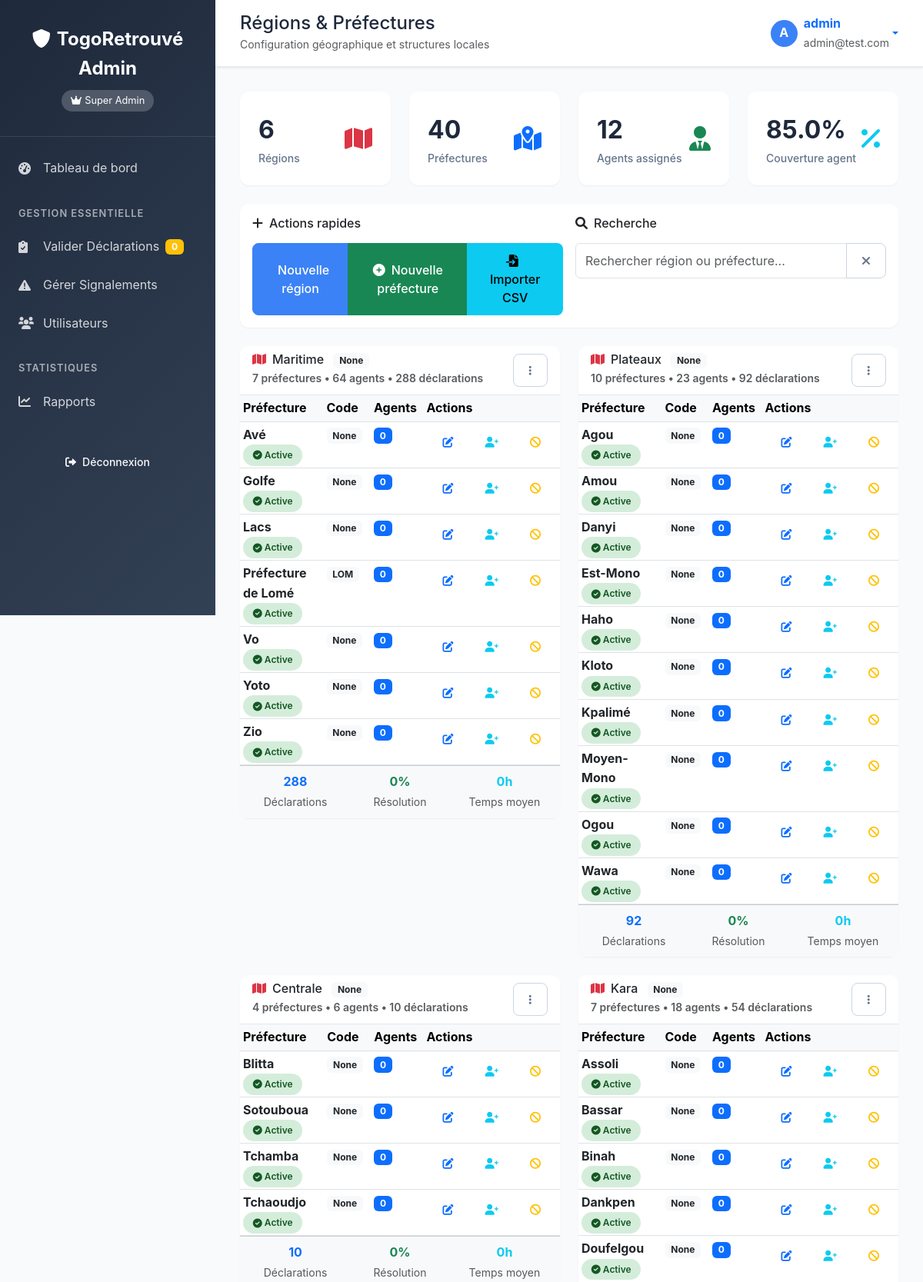
The page /togoretrouve-admin/regions/ (signed in, upper part) on the database its author committed.
### core/models.py (models this page shows, shortened)
class Utilisateur(AbstractUser):
    telephone = models.CharField(max_length=20, blank=True, null=True)
    ROLE_CHOICES = [
        ('citoyen', 'Citoyen'),
        ('agent', 'Agent'),
        ('admin', 'Administrateur'),
    ]
    role = models.CharField(max_length=12, choices=ROLE_CHOICES, default='citoyen')
    region = models.ForeignKey(Region, on_delete=models.SET_NULL, blank=True, null=True)
    prefecture = models.ForeignKey(Prefecture, on_delete=models.SET_NULL, blank=True, null=True)
    structure_locale = models.ForeignKey(StructureLocale, on_delete=models.SET_NULL, blank=True, null=True)
    date_derniere_connexion = models.DateTimeField(null=True, blank=True)
    actif = models.BooleanField(default=True)
    verifie = models.BooleanField(default=False, help_text="Compte vérifié par un admin")
    date_verification = models.DateTimeField(null=True, blank=True)
    class Meta:
        permissions = [
            ("can_manage_declarations", "Peut gérer les déclarations"),
            ("can_validate_claims", "Peut valider les réclamations"),
            ("can_manage_users", "Peut gérer les utilisateurs"),
            ("can_view_analytics", "Peut voir les analytics"),
            ("can_manage_regions", "Peut gérer les régions"),
        ]

class Region(models.Model):
    nom = models.CharField(max_length=100, unique=True)
    code = models.CharField(max_length=10, unique=True, null=True, blank=True)
    actif = models.BooleanField(default=True)
    date_creation = models.DateTimeField(auto_now_add=True, null=True)
    class Meta:
        ordering = ['nom']

class Prefecture(models.Model):
    region = models.ForeignKey(Region, on_delete=models.CASCADE, related_name='prefectures')
    nom = models.CharField(max_length=100)
    code = models.CharField(max_length=10, unique=True, null=True, blank=True)
    actif = models.BooleanField(default=True)
    date_creation = models.DateTimeField(auto_now_add=True, null=True)
    class Meta:
        unique_together = ('region', 'nom')
        ordering = ['nom']

### core/views_admin.py (the view)
@admin_required
def regions_list(request):
    from django.db.models import Count
    user = request.user
    if user.role == 'admin':
        regions = Region.objects.all()
    else:
        regions = Region.objects.filter(id=user.region_id) if user.region else Region.objects.none()
    regions = regions.prefetch_related('prefectures').annotate(
        agents_count=Count('utilisateur', filter=Q(utilisateur__role='agent')),
        declarations_count=Count('declaration')
    )
    stats = {
        'total_regions': Region.objects.count(),
        'total_prefectures': Prefecture.objects.count(),
        'total_agents': Utilisateur.objects.filter(role='agent').count(),
        'coverage_rate': 85.0  # Pourcentage de couverture
    }
    context = {
        'regions': regions,
        'stats': stats
    }
    return render(request, 'admin/regions_list.html', context)

### core/templates/admin/regions_list.html (shortened to what this page needs)
{% extends "admin/base.html" %}
{% block page_heading %}Régions & Préfectures{% endblock %}
{% block page_description %}Configuration géographique et structures locales{% endblock %}
{% block content %}
<div class="row">
    <div class="col-lg-3 col-md-6 mb-4">
        <div class="stats-card">
            <div class="d-flex align-items-center">
                <div class="flex-grow-1">
                    <div class="stats-number">{{ stats.total_regions|default:0 }}</div>
                    <div class="stats-label">Régions</div>
                </div>
                <div class="text-danger fs-2">
                    <i class="fas fa-map"></i>
                </div>
            </div>
        </div>
    </div>
    <div class="col-lg-3 col-md-6 mb-4">
        <div class="stats-card">
            <div class="d-flex align-items-center">
                <div class="flex-grow-1">
                    <div class="stats-number">{{ stats.total_prefectures|default:0 }}</div>
                    <div class="stats-label">Préfectures</div>
                </div>
                <div class="text-primary fs-2">
                    <i class="fas fa-map-marked-alt"></i>
                </div>
            </div>
        </div>
    </div>
    <div class="col-lg-3 col-md-6 mb-4">
        <div class="stats-card">
            <div class="d-flex align-items-center">
                <div class="flex-grow-1">
                    <div class="stats-number">{{ stats.total_agents|default:0 }}</div>
                    <div class="stats-label">Agents assignés</div>
                </div>
                <div class="text-success fs-2">
                    <i class="fas fa-user-tie"></i>
                </div>
            </div>
        </div>
    </div>
    <div class="col-lg-3 col-md-6 mb-4">
        <div class="stats-card">
            <div class="d-flex align-items-center">
                <div class="flex-grow-1">
                    <div class="stats-number">{{ stats.coverage_rate|floatformat:1 }}%</div>
                    <div class="stats-label">Couverture agent</div>
                </div>
                <div class="text-info fs-2">
                    <i class="fas fa-percentage"></i>
                </div>
            </div>
        </div>
    </div>
</div>
<div class="card mb-4">
    <div class="card-body">
        <div class="row g-3">
            <div class="col-md-6">
                <h6 class="mb-3"><i class="fas fa-plus me-2"></i>Actions rapides</h6>
                <div class="btn-group" role="group">
                    <button class="btn btn-primary" data-bs-toggle="modal" data-bs-target="#addRegionModal">
                        Nouvelle région
                    </button>
                    <button class="btn btn-success" data-bs-toggle="modal" data-bs-target="#addPrefectureModal">
                        <i class="fas fa-plus-circle me-2"></i>Nouvelle préfecture
                    </button>
                    <button class="btn btn-info" onclick="importFromCSV()">
                        <i class="fas fa-file-import me-2"></i>Importer CSV
                    </button>
                </div>
            </div>
            <div class="col-md-6">
                <h6 class="mb-3"><i class="fas fa-search me-2"></i>Recherche</h6>
                <div class="input-group">
                    <input type="text" class="form-control" placeholder="Rechercher région ou préfecture..."
                           id="searchInput" onkeyup="filterRegions()">
                    <button class="btn btn-outline-secondary" onclick="clearSearch()">
                        <i class="fas fa-times"></i>
                    </button>
                </div>
            </div>
        </div>
    </div>
</div>
<div class="row" id="regionsList">
    {% for region in regions %}
    <div class="col-lg-6 mb-4 region-card" data-search="{{ region.nom|lower }} {{ region.code|lower }}">
        <div class="card">
            <div class="card-header d-flex justify-content-between align-items-center">
                <div>
                    <h6 class="mb-0">
                        <i class="fas fa-map me-2 text-danger"></i>{{ region.nom }}
                        <span class="badge bg-light text-dark ms-2">{{ region.code }}</span>
                    </h6>
                    <small class="text-muted">
                        {{ region.prefectures.count }} préfectures •
                        {{ region.agents_count|default:0 }} agents •
                        {{ region.declarations_count|default:0 }} déclarations
                    </small>
                </div>
                <div class="dropdown">
                    <button class="btn btn-sm btn-outline-secondary" data-bs-toggle="dropdown">
                        <i class="fas fa-ellipsis-v"></i>
                    </button>
                </div>
            </div>
            <div class="card-body p-0">
                <div class="table-responsive">
                    <table class="table table-sm mb-0">
                        <thead class="table-light">
                            <tr>
                                <th style="width: 40%;">Préfecture</th>
                                <th style="width: 20%;">Code</th>
                                <th style="width: 20%;">Agents</th>
                                <th style="width: 20%;">Actions</th>
                            </tr>
                        </thead>
                        <tbody>
                            {% for prefecture in region.prefectures.all %}
                            <tr data-search="{{ prefecture.nom|lower }} {{ prefecture.code|lower }}">
                                <td>
                                    <div class="fw-bold">{{ prefecture.nom }}</div>
                                    {% if prefecture.actif %}
                                        <span class="badge-status badge-actif"><i class="fas fa-check-circle"></i> Active</span>
                                    {% else %}
                                        <span class="badge-status badge-inactif"><i class="fas fa-times-circle"></i> Inactive</span>
                                    {% endif %}
                                </td>
                                <td><span class="badge bg-light text-dark">{{ prefecture.code }}</span></td>
                                <td>
                                    <span class="badge bg-primary">{{ prefecture.agents_count|default:0 }}</span>
                                </td>
                                <td>
                                    <div class="btn-group btn-group-sm">
                                        <button class="btn btn-outline-primary" title="Modifier"
                                                onclick="editPrefecture({{ prefecture.id }})">
                                            <i class="fas fa-edit"></i>
                                        </button>
                                        <button class="btn btn-outline-info" title="Assigner agents"
                                                onclick="assignAgents({{ prefecture.id }})">
                                            <i class="fas fa-user-plus"></i>
                                        </button>
                                        {% if prefecture.actif %}
                                            <button class="btn btn-outline-warning" title="Désactiver"
                                                    onclick="togglePrefecture({{ prefecture.id }}, false)">
                                                <i class="fas fa-ban"></i>
                                            </button>
                                        {% else %}
                                            <button class="btn btn-outline-success" title="Activer"
                                                    onclick="togglePrefecture({{ prefecture.id }}, true)">
                                                <i class="fas fa-check"></i>
                                            </button>
                                        {% endif %}
                                    </div>
                                </td>
                            </tr>
                            {% endfor %}
                        </tbody>
                    </table>
                </div>
            </div>
            <div class="card-footer bg-light">
                <div class="row text-center">
                    <div class="col-4">
                        <div class="fw-bold text-primary">{{ region.declarations_count|default:0 }}</div>
                        <small class="text-muted">Déclarations</small>
                    </div>
                    <div class="col-4">
                        <div class="fw-bold text-success">{{ region.resolution_rate|default:0|floatformat:0 }}%</div>
                        <small class="text-muted">Résolution</small>
                    </div>
                    <div class="col-4">
                        <div class="fw-bold text-info">{{ region.avg_response_time|default:0|floatformat:0 }}h</div>
                        <small class="text-muted">Temps moyen</small>
                    </div>
                </div>
            </div>
        </div>
    </div>
    {% endfor %}
</div>
{% endblock %}

### core/templates/admin/base.html (shortened to what this page needs)
{% load static %}
<!DOCTYPE html>
<html lang="fr">
<head>
    <link href="https://cdn.jsdelivr.net/npm/bootstrap@5.3.0/dist/css/bootstrap.min.css" rel="stylesheet">
    <link href="https://cdnjs.cloudflare.com/ajax/libs/font-awesome/6.0.0/css/all.min.css" rel="stylesheet">
</head>
<body>
    <div class="admin-sidebar" id="adminSidebar">
        <div class="sidebar-header">
            <a href="{% url 'togo_admin:dashboard' %}" class="logo">
                <i class="fas fa-shield-alt me-2"></i>TogoRetrouvé Admin
            </a>
            <div class="role-badge">
                {% if user.is_superuser %}
                    <i class="fas fa-crown me-1"></i>Super Admin
                {% else %}
                    <i class="fas fa-user-cog me-1"></i>Administrateur
                {% endif %}
            </div>
        </div>
        <nav class="admin-nav">
            <a href="{% url 'togo_admin:dashboard' %}" class="nav-link {% if request.resolver_match.url_name == 'dashboard' %}active{% endif %}">
                <i class="fas fa-tachometer-alt"></i>
                Tableau de bord
            </a>
            <div class="nav-section">Gestion Essentielle</div>
            <a href="{% url 'togo_admin:pending_declarations' %}" class="nav-link {% if 'pending' in request.resolver_match.url_name %}active{% endif %}">
                <i class="fas fa-clipboard-check"></i>
                Valider Déclarations <span class="badge bg-warning ms-2">{{ pending_count|default:0 }}</span>
            </a>
            <a href="{% url 'togo_admin:signalements_list' %}" class="nav-link {% if 'signalement' in request.resolver_match.url_name %}active{% endif %}">
                <i class="fas fa-exclamation-triangle"></i>
                Gérer Signalements
            </a>
            <a href="{% url 'togo_admin:users' %}" class="nav-link {% if 'users' in request.resolver_match.url_name %}active{% endif %}">
                <i class="fas fa-users"></i>
                Utilisateurs
            </a>
            <div class="nav-section">Statistiques</div>
            <a href="{% url 'togo_admin:reports' %}" class="nav-link {% if 'reports' in request.resolver_match.url_name %}active{% endif %}">
                <i class="fas fa-chart-line"></i>
                Rapports
            </a>
        </nav>
        <div class="mt-auto p-3" style="margin-top: auto;">
            <div class="d-grid">
                <a href="{% url 'logout' %}" class="btn btn-outline-light btn-sm">
                    <i class="fas fa-sign-out-alt me-2"></i>Déconnexion
                </a>
            </div>
        </div>
    </div>
    <div class="admin-main">
        <div class="admin-header">
            <div class="d-flex justify-content-between align-items-center">
                <div>
                    <div>
                        <h4 class="mb-0">{% block page_heading %}Administration{% endblock %}</h4>
                        <small class="text-muted">{% block page_description %}Panneau d'administration{% endblock %}</small>
                    </div>
                </div>
                <div class="user-profile">
                    <div class="dropdown">
                        <a href="#" class="d-flex align-items-center text-decoration-none dropdown-toggle" data-bs-toggle="dropdown">
                            <div class="user-avatar">
                                {{ user.username|first|upper }}
                            </div>
                            <div class="ms-2 d-none d-md-block">
                                <div class="fw-bold">{{ user.username }}</div>
                                <small class="text-muted">{{ user.email }}</small>
                            </div>
                        </a>
                    </div>
                </div>
            </div>
        </div>
        <div class="admin-content">
            {% block content %}{% endblock %}
        </div>
    </div>
</body>
</html>

### rows shown on the page
Utilisateur: username|first "A", username "admin", email "admin@test.com"
Region: nom "Maritime", code "None", prefectures.count "7", agents_count "64", declarations_count "288", resolution_rate "0", avg_response_time "0"
Prefecture: nom "Avé", actif True (drawn), code "None", agents_count "0"
Prefecture: nom "Golfe", actif True (drawn), code "None", agents_count "0"
Prefecture: nom "Lacs", actif True (drawn), code "None", agents_count "0"
Prefecture: nom "Préfecture de Lomé", actif True (drawn), code "LOM", agents_count "0"
Prefecture: nom "Vo", actif True (drawn), code "None", agents_count "0"
Prefecture: nom "Yoto", actif True (drawn), code "None", agents_count "0"
Prefecture: nom "Zio", actif True (drawn), code "None", agents_count "0"
Region: nom "Plateaux", code "None", prefectures.count "10", agents_count "23", declarations_count "92", resolution_rate "0", avg_response_time "0"
Prefecture: nom "Agou", actif True (drawn), code "None", agents_count "0"
Prefecture: nom "Amou", actif True (drawn), code "None", agents_count "0"
Prefecture: nom "Danyi", actif True (drawn), code "None", agents_count "0"
Prefecture: nom "Est-Mono", actif True (drawn), code "None", agents_count "0"
Prefecture: nom "Haho", actif True (drawn), code "None", agents_count "0"
Prefecture: nom "Kloto", actif True (drawn), code "None", agents_count "0"
Prefecture: nom "Kpalimé", actif True (drawn), code "None", agents_count "0"
Prefecture: nom "Moyen-Mono", actif True (drawn), code "None", agents_count "0"
Prefecture: nom "Ogou", actif True (drawn), code "None", agents_count "0"
Prefecture: nom "Wawa", actif True (drawn), code "None", agents_count "0"
Region: nom "Centrale", code "None", prefectures.count "4", agents_count "6", declarations_count "10", resolution_rate "0", avg_response_time "0"
Prefecture: nom "Blitta", actif True (drawn), code "None", agents_count "0"
Prefecture: nom "Sotouboua", actif True (drawn), code "None", agents_count "0"
Prefecture: nom "Tchamba", actif True (drawn), code "None", agents_count "0"
Prefecture: nom "Tchaoudjo", actif True (drawn), code "None", agents_count "0"
Region: nom "Kara", code "None", prefectures.count "7", agents_count "18", declarations_count "54"
Prefecture: nom "Assoli", actif True (drawn), code "None", agents_count "0"
Prefecture: nom "Bassar", actif True (drawn), code "None", agents_count "0"
Prefecture: nom "Binah", actif True (drawn), code "None", agents_count "0"
Prefecture: nom "Dankpen", actif True (drawn), code "None", agents_count "0"
Prefecture: nom "Doufelgou", actif True (drawn), code "None", agents_count "0"

### other values the page prints
{{ pending_count|default:0 }} "0"
{{ stats.total_regions|default:0 }} "6"
{{ stats.total_prefectures|default:0 }} "40"
{{ stats.total_agents|default:0 }} "12"
{{ stats.coverage_rate|floatformat:1 }} "85.0"
